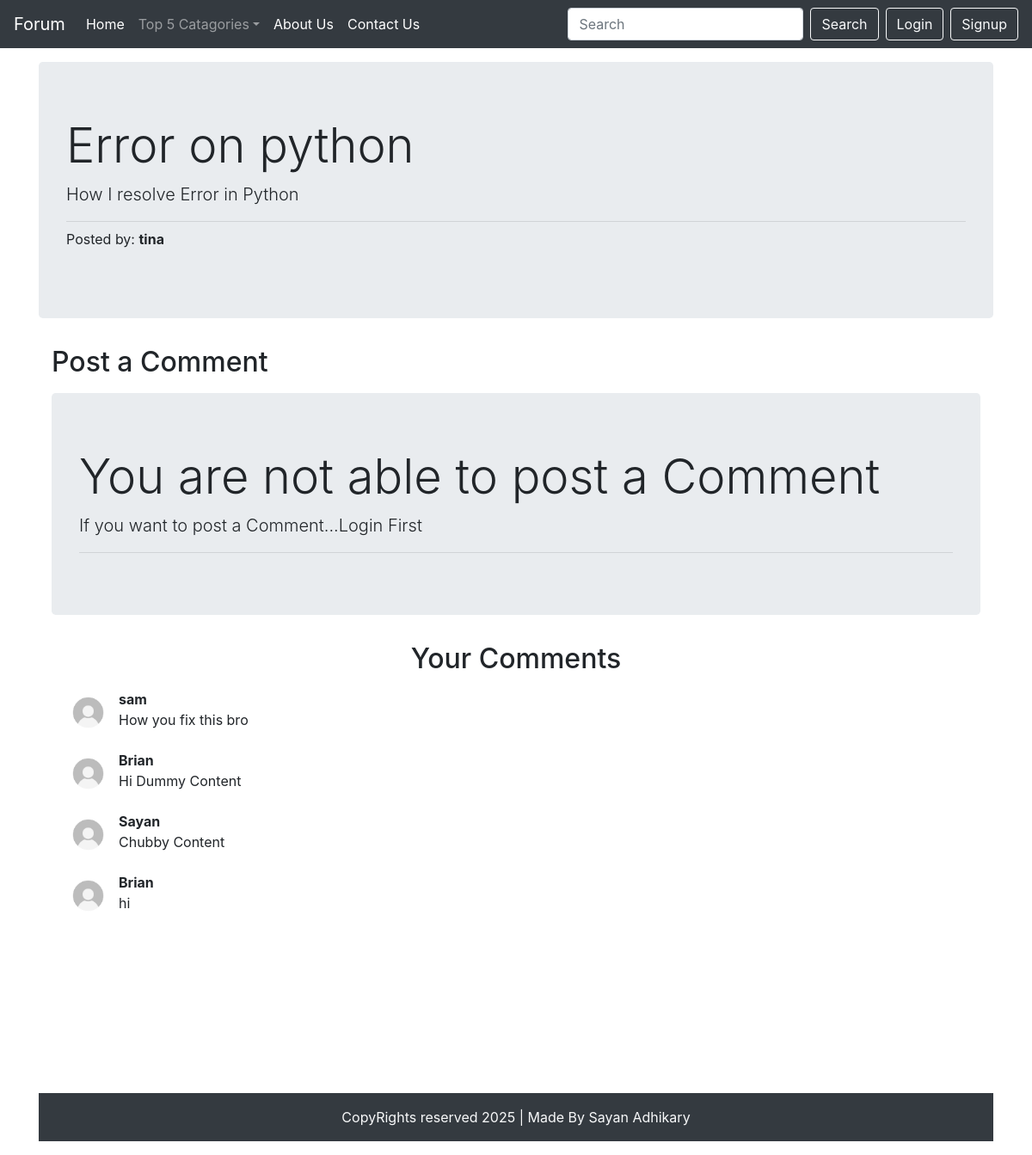
The app's page /threads.php?threadid=1 with its own data.
### tables this page shows
CREATE TABLE `threads` (
  `thread_id` int(11) NOT NULL,
  `thread_title` text NOT NULL,
  `thread_desc` text NOT NULL,
  `thread_cat_id` int(11) NOT NULL,
  `thread_user_id` int(11) NOT NULL,
  `Date` datetime NOT NULL DEFAULT current_timestamp()
);

CREATE TABLE `users` (
  `srn` int(11) NOT NULL,
  `Name` varchar(15) NOT NULL,
  `Email` text NOT NULL,
  `Password` text NOT NULL,
  `Date` datetime NOT NULL DEFAULT current_timestamp()
);

CREATE TABLE `comments` (
  `comment_id` int(11) NOT NULL,
  `comment_content` text NOT NULL,
  `thread_id` int(11) NOT NULL,
  `comment_by` int(11) NOT NULL,
  `Date` datetime NOT NULL DEFAULT current_timestamp()
);

### threads.php (the view, shortened to what this page needs)
<?php require "assets/dbconnect.php";
$id = $_GET['threadid'];
$sql = "SELECT * FROM `threads` WHERE thread_id = '$id'";
            $result = mysqli_query($con, $sql);
            while($row = mysqli_fetch_assoc($result)){
                $id =$row['thread_id'];
                $title = $row['thread_title'];
                $desc = $row['thread_desc'];
                $thuser_id = $row['thread_user_id'];
                $sql2 = "SELECT Name FROM `users` WHERE srn = '$thuser_id'";
                $result2 = mysqli_query($con, $sql2);
                $row2 = mysqli_fetch_assoc($result2);
                $postedby = $row2['Name'];
            }
?>
<!doctype html>
<html lang="en">
  <head>
    <link rel="stylesheet" href="https://cdn.jsdelivr.net/npm/bootstrap@4.6.2/dist/css/bootstrap.min.css">
  </head>
  <body>
    <?php include "assets/header.php";
    ?>
    <div class="container my-3">
            <div class="jumbotron">
                <h1 class="display-4"><?php echo $title; ?></h1>
                    <p class="lead"><?php echo $desc; ?></p>
                    <hr class="my-2">
                    <p>Posted by: <b><?php echo $postedby; ?></b></p>
            </div>
            <div class="container my-3">
          <h2 class="my-3">Post a Comment</h2>
          <?php
          if(isset($_SESSION['loggedin']) && $_SESSION['loggedin'] == true) {
         echo '<form action="'.$_SERVER["REQUEST_URI"].'" method="post">
                <div class="form-group">
                    <textarea name="comment" row="3" class="form-control"></textarea>
                    <input type="hidden" name="srn" value="'.$_SESSION["srn"].'">
                </div>
                <button type="submit" class="btn btn-primary">post</button>
          </form>
         </div>';
          } else {
            echo '<div class="jumbotron">
                <h1 class="display-4">You are not able to post a Comment</h1>
                    <p class="lead">If you want to post a Comment...Login First</p>
                    <hr class="my-2">
            </div>';
          }
        ?>
    </div>
    <div class="container my-4" id="footer">
      <h2 class="text-center">Your Comments</h2>
      <div class="container my-3">
<?php
    $sql = "SELECT * FROM `comments` WHERE thread_id = '$id'";
    $result = mysqli_query($con, $sql);
            while($row = mysqli_fetch_assoc($result)){
                $comment = $row['comment_content'];
                $postedby = $row['comment_by'];
                $sql2 = "SELECT Name FROM `users` WHERE srn = '$postedby'";
                $result2 = mysqli_query($con, $sql2);
                $row2 = mysqli_fetch_assoc($result2);
                $name = $row2['Name'];
                echo '<div class="media my-3">
                      <a class="d-flex" href="#">
                      <img src="img/user.png" height="55px" alt="image can not be displayed">
                      </a>
                      <div class="media-body my-0 ml-2">
                      <p class="font-weight-bold my-0">'.$name.'</p>
                      '.$comment.'
                      </div>
                    </div>';
            }
?>
      </div>
    </div>
    <?php include "assets/footer.php";?>
  </body>
</html>

### threads.php (style rules this page uses)
#footer { min-height: 500px; }

### records on screen
threads: thread_title "Error on python", thread_desc "How I resolve Error in Python"
users: Name "tina"
comments: users.Name "sam", comment_content "How you fix this bro"
comments: users.Name "Brian", comment_content "Hi Dummy Content"
comments: users.Name "Sayan", comment_content "Chubby Content"
comments: users.Name "Brian", comment_content "hi"
